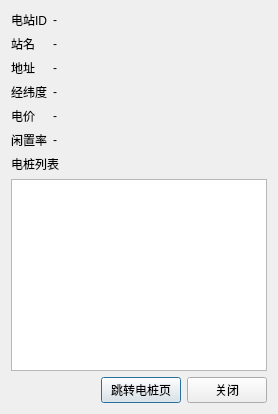
<?xml version="1.0" encoding="UTF-8"?>
<ui version="4.0">
 <class>StationDetailDialog</class>
 <widget class="QDialog" name="StationDetailDialog">
  <property name="windowTitle">
   <string>电站详情</string>
  </property>
  <layout class="QVBoxLayout" name="verticalLayout">
   <item>
    <layout class="QFormLayout" name="formLayout">
     <item row="0" column="0">
      <widget class="QLabel" name="lblId">
       <property name="text">
        <string>电站ID</string>
       </property>
      </widget>
     </item>
     <item row="0" column="1">
      <widget class="QLabel" name="valId">
       <property name="text">
        <string>-</string>
       </property>
      </widget>
     </item>
     <item row="1" column="0">
      <widget class="QLabel" name="lblName">
       <property name="text">
        <string>站名</string>
       </property>
      </widget>
     </item>
     <item row="1" column="1">
      <widget class="QLabel" name="valName">
       <property name="text">
        <string>-</string>
       </property>
      </widget>
     </item>
     <item row="2" column="0">
      <widget class="QLabel" name="lblAddress">
       <property name="text">
        <string>地址</string>
       </property>
      </widget>
     </item>
     <item row="2" column="1">
      <widget class="QLabel" name="valAddress">
       <property name="text">
        <string>-</string>
       </property>
      </widget>
     </item>
     <item row="3" column="0">
      <widget class="QLabel" name="lblLatLng">
       <property name="text">
        <string>经纬度</string>
       </property>
      </widget>
     </item>
     <item row="3" column="1">
      <widget class="QLabel" name="valLatLng">
       <property name="text">
        <string>-</string>
       </property>
      </widget>
     </item>
     <item row="4" column="0">
      <widget class="QLabel" name="lblPrice">
       <property name="text">
        <string>电价</string>
       </property>
      </widget>
     </item>
     <item row="4" column="1">
      <widget class="QLabel" name="valPrice">
       <property name="text">
        <string>-</string>
       </property>
      </widget>
     </item>
     <item row="5" column="0">
      <widget class="QLabel" name="lblOnlineRate">
       <property name="text">
        <string>闲置率</string>
       </property>
      </widget>
     </item>
     <item row="5" column="1">
      <widget class="QLabel" name="valOnlineRate">
       <property name="text">
        <string>-</string>
       </property>
      </widget>
     </item>
    </layout>
   </item>
   <item>
    <widget class="QLabel" name="lblPileList">
     <property name="text">
      <string>电桩列表</string>
     </property>
    </widget>
   </item>
   <item>
    <widget class="QTableWidget" name="tablePiles"/>
   </item>
   <item>
    <layout class="QHBoxLayout" name="horizontalLayout">
     <item>
      <spacer name="horizontalSpacer">
       <property name="orientation">
        <enum>Qt::Horizontal</enum>
       </property>
       <property name="sizeHint" stdset="0">
        <size>
         <width>40</width>
         <height>20</height>
        </size>
       </property>
      </spacer>
     </item>
     <item>
      <widget class="QPushButton" name="btnViewPiles">
       <property name="text">
        <string>跳转电桩页</string>
       </property>
      </widget>
     </item>
     <item>
      <widget class="QPushButton" name="btnClose">
       <property name="text">
        <string>关闭</string>
       </property>
      </widget>
     </item>
    </layout>
   </item>
  </layout>
 </widget>
 <resources/>
 <connections/>
</ui>
